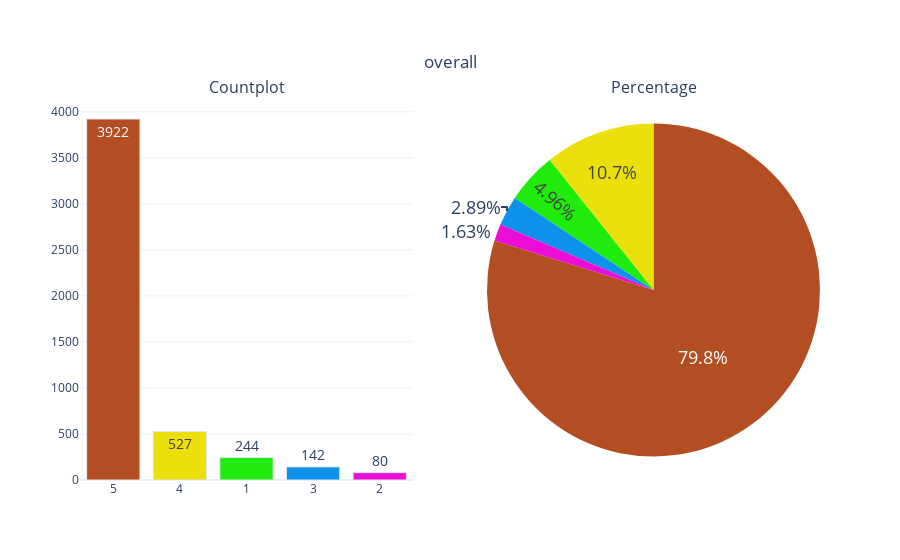

The code cell stored with this chart in its notebook:
### Markdown cell above
### Categorical Variable Analysis

### Code cell
constraints = ["#B34D22", "#EBE00C", "#1FEB0C", "#0C92EB", "#EB0CD5"]
def categorical_variable_summary(df, column_name="overall"):
  fig = make_subplots(rows = 1, cols=2, 
                      subplot_titles=('Countplot', 'Percentage'), 
                      specs=[[{'type':"xy"},{'type':"domain"}]])
  
  fig.add_trace(go.Bar(y = df[column_name].value_counts().values.tolist(),
                       x = [str(i) for i in df[column_name].value_counts().index],
                       text = df[column_name].value_counts().values.tolist(),
                       textfont = dict(size=14),
                       name = column_name,
                       textposition = 'auto',
                       showlegend = False,
                       marker = dict(color=constraints,
                                     line=dict(color='#DBE6EC', width=1))),
                row = 1, col = 1)
  
  fig.add_trace(go.Pie(labels=df[column_name].value_counts().keys(),
                       values=df[column_name].value_counts().values,
                       textfont = dict(size=18),
                       name = column_name,
                       textposition = 'auto',
                       showlegend = False,
                       marker = dict(colors=constraints)),
                row = 1, col = 2)
  
  fig.update_layout(title={'text': column_name, 
                           'y':0.9, 'x':0.5, 
                           'xanchor':"center", 'yanchor':'top'},
                           template='plotly_white')
  iplot(fig)
    
    
categorical_variable_summary(df, "overall")

### Figure 1 — Plotly figure (JSON) as saved in the notebook; plotly's stock layout.template omitted (floating-point values rounded to 4 significant figures)
{"data": [{"marker": {"color": ["#B34D22", "#EBE00C", "#1FEB0C", "#0C92EB", "#EB0CD5"], "line": {"color": "#DBE6EC", "width": 1}}, "name": "overall", "showlegend": false, "text": ["3922", "527", "244", "142", "80"], "textfont": {"size": 14}, "textposition": "auto", "type": "bar", "x": ["5", "4", "1", "3", "2"], "xaxis": "x", "y": [3922, 527, 244, 142, 80], "yaxis": "y"}, {"domain": {"x": [0.55, 1], "y": [0, 1]}, "labels": [5, 4, 1, 3, 2], "marker": {"colors": ["#B34D22", "#EBE00C", "#1FEB0C", "#0C92EB", "#EB0CD5"]}, "name": "overall", "showlegend": false, "textfont": {"size": 18}, "textposition": "auto", "type": "pie", "values": [3922, 527, 244, 142, 80]}], "layout": {"annotations": [{"font": {"size": 16}, "showarrow": false, "text": "Countplot", "x": 0.225, "xanchor": "center", "xref": "paper", "y": 1, "yanchor": "bottom", "yref": "paper"}, {"font": {"size": 16}, "showarrow": false, "text": "Percentage", "x": 0.775, "xanchor": "center", "xref": "paper", "y": 1, "yanchor": "bottom", "yref": "paper"}], "title": {"text": "overall", "x": 0.5, "xanchor": "center", "y": 0.9, "yanchor": "top"}, "xaxis": {"anchor": "y", "domain": [0, 0.45]}, "yaxis": {"anchor": "x", "domain": [0, 1]}}}
